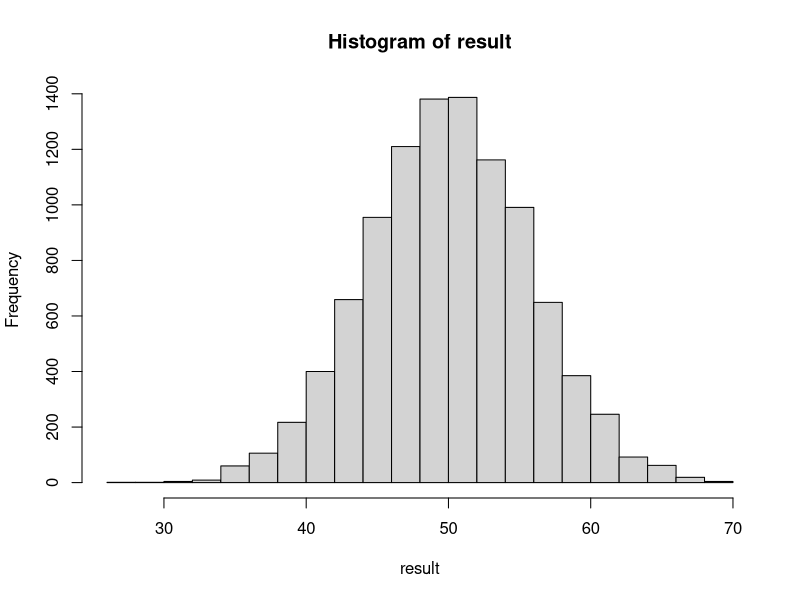

R code for this plot:
## ---- chunk 1
nsim <- 10000
result <- rep(NA, nsim)

for(i in 1:nsim){
  exam_score <- runif(25, min = 0, max = 100)
  result[i] <- mean(exam_score)
}
hist(result)
mean(result)
sd(result)
